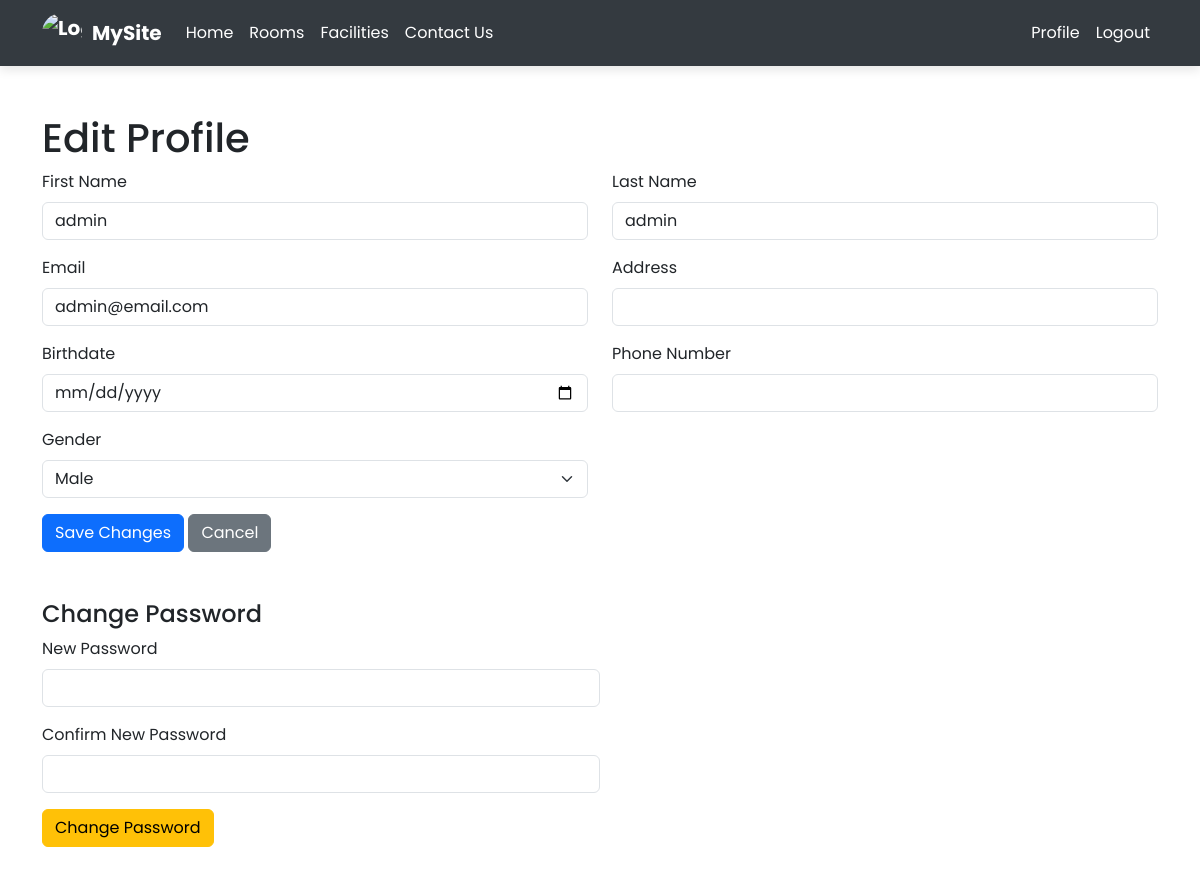
The app's page /edit_profile.php (signed in) with its own data.
### tables this page shows
CREATE TABLE `users` (
  `id` int(11) NOT NULL,
  `email` varchar(255) NOT NULL,
  `first_name` varchar(255) NOT NULL,
  `last_name` varchar(255) NOT NULL,
  `age` int(11) DEFAULT NULL,
  `birthdate` date DEFAULT NULL,
  `address` varchar(255) DEFAULT NULL,
  `phone_number` varchar(255) DEFAULT NULL,
  `password` varchar(255) NOT NULL,
  `gender` varchar(255) DEFAULT NULL,
  `role` varchar(255) NOT NULL
);

### edit_profile.php (the view, shortened to what this page needs)
<?php
include 'config.php';
include 'navbar.php';
$user_id = $_SESSION['user']['id'];
$user_query = "SELECT * FROM users WHERE id = $user_id";
$user_result = mysqli_query($conn, $user_query);
$user = mysqli_fetch_assoc($user_result);
?>
<div class="container my-5">
    <h1>Edit Profile</h1>
    <form method="POST">
        <div class="row">
            <div class="mb-3 col-xs-12 col-sm-6 col-md-6 col-lg-6 col-xl-6">
                <label for="first_name" class="form-label">First Name</label>
                <input type="text" class="form-control" id="first_name" name="first_name" value="<?php echo htmlspecialchars($user['first_name']); ?>" required>
            </div>
            <div class="mb-3 col-xs-12 col-sm-6 col-md-6 col-lg-6 col-xl-6">
                <label for="last_name" class="form-label">Last Name</label>
                <input type="text" class="form-control" id="last_name" name="last_name" value="<?php echo htmlspecialchars($user['last_name']); ?>" required>
            </div>
            <div class="mb-3 col-xs-12 col-sm-6 col-md-6 col-lg-6 col-xl-6">
                <label for="email" class="form-label">Email</label>
                <input type="email" class="form-control" id="email" name="email" value="<?php echo htmlspecialchars($user['email']); ?>" required>
            </div>
            <div class="mb-3 col-xs-12 col-sm-6 col-md-6 col-lg-6 col-xl-6">
                <label for="address" class="form-label">Address</label>
                <input type="text" class="form-control" id="address" name="address" value="<?php echo htmlspecialchars($user['address']); ?>" required>
            </div>
            <div class="mb-3 col-xs-12 col-sm-6 col-md-6 col-lg-6 col-xl-6">
                <label for="birthdate" class="form-label">Birthdate</label>
                <input type="date" class="form-control" id="birthdate" name="birthdate" value="<?php echo htmlspecialchars($user['birthdate']); ?>" required>
            </div>
            <div class="mb-3 col-xs-12 col-sm-6 col-md-6 col-lg-6 col-xl-6">
                <label for="phone_number" class="form-label">Phone Number</label>
                <input type="text" class="form-control" id="phone_number" name="phone_number" value="<?php echo htmlspecialchars($user['phone_number']); ?>" required>
            </div>
            <div class="mb-3 col-xs-12 col-sm-6 col-md-6 col-lg-6 col-xl-6">
                <label for="gender" class="form-label">Gender</label>
                <select class="form-select" id="gender" name="gender" required value="<?php echo htmlspecialchars($user['gender']); ?>">
                    <option value="male">Male</option>
                </select>
            </div>
        </div>
        <button type="submit" class="btn btn-primary">Save Changes</button>
        <a href="profile.php" class="btn btn-secondary">Cancel</a>
    </form>
    <div class="col-md-6 mt-5">
        <form method="POST">
            <h4>Change Password</h4>
            <div class="mb-3">
                <label for="password" class="form-label">New Password</label>
                <input type="password" class="form-control" id="password" name="password" required>
            </div>
            <div class="mb-3">
                <label for="confirm_password" class="form-label">Confirm New Password</label>
                <input type="password" class="form-control" id="confirm_password" name="confirm_password" required>
            </div>
            <button type="submit" class="btn btn-warning">Change Password</button>
        </form>
    </div>
</div>

### admin/css/roombook.css (style rules this page uses)
:root { --bg-text-shadow: 0 2px 4px rgb(13 0 77 / 8%), 0 3px 6px rgb(13 0 77 / 8%), 0 8px 16px rgb(13 0 77 / 8%); --bg-box-shadow: 0px 0px 20px 6px rgba(26, 30, 164, 0.31); }
body { background-color: #ffff; }
* { margin: 0; padding: 0; font-family: 'Poppins', sans-serif; }
a { color: black; }

### records on screen
users: first_name "admin", last_name "admin", email "admin@email.com", gender "Male"
